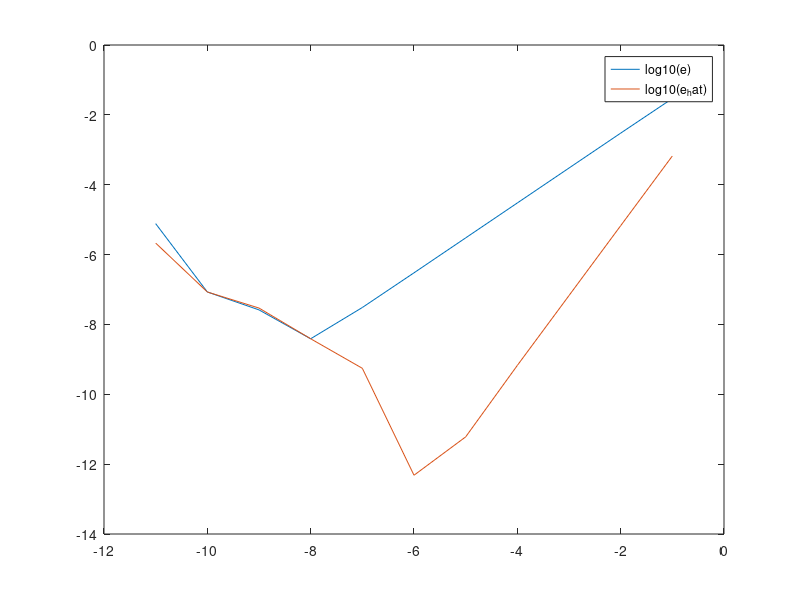

MATLAB code for this plot: (Note: this script raises an error after producing the figure.)
%% Problem 2

%%Defining variables
x = pi/4; 
y = 1/(1 + x^2); 

%%Dh Approx.
for i=1:11
    h(i) = -i;
    x1 = x + 10^-i;
    x2 = x - 10^-i;
    D(i) = (atan(x1) - atan(x))/(10^-i);
    Dhat(i) = (atan(x1) - atan(x2))/(2*(10^-i));
end

%%Defining the lof of errors to easily graph
e1 = log10(abs(D - y));
e2 = log10(abs(Dhat - y));

%%Graphing log of errors
plot(h, e1, h, e2)
legend("log10(e)", "log10(e_hat)")

yl = ylim
xl = xlim

%%_________________________________________________________________________

%% Problem 3

%%Defining variables
syms x
x0 = 1;
c2 = x

%%Reinterpreting bad pseudocode
for i=1:7
    c2 = c2 - 0.4 * (1.5 + sin((c2).^2));
end

f(c2) = exp(2*c2);

j = [1:10];
h = 10.^-j;

%%Derivative Approximations
D = (f(x0+h) - f(x0))./(h);
Dhat = (f(x0+h) - f(x0-h))./(2*h);

%%_________________________________________________________________________

%% Problem 4

%%Defining variables
x = 0; 
y = (2 - 2*x^2)/(x^2 + 2); 

%%Derivative Approximations
for i=1:6
    j = i-1;
    h(i) = -j;
    x1 = x + 10^-j;
    x2 = x - 10^-j;
    D2(i) = (log(x1^2 + 2) + log(x2^2 + 2) - 2 * log(2))/(10^-(2*j));
end

%%Graphing log of error
e = log10(abs(D2 - y));
plot(h, e)
legend("log10(e)")